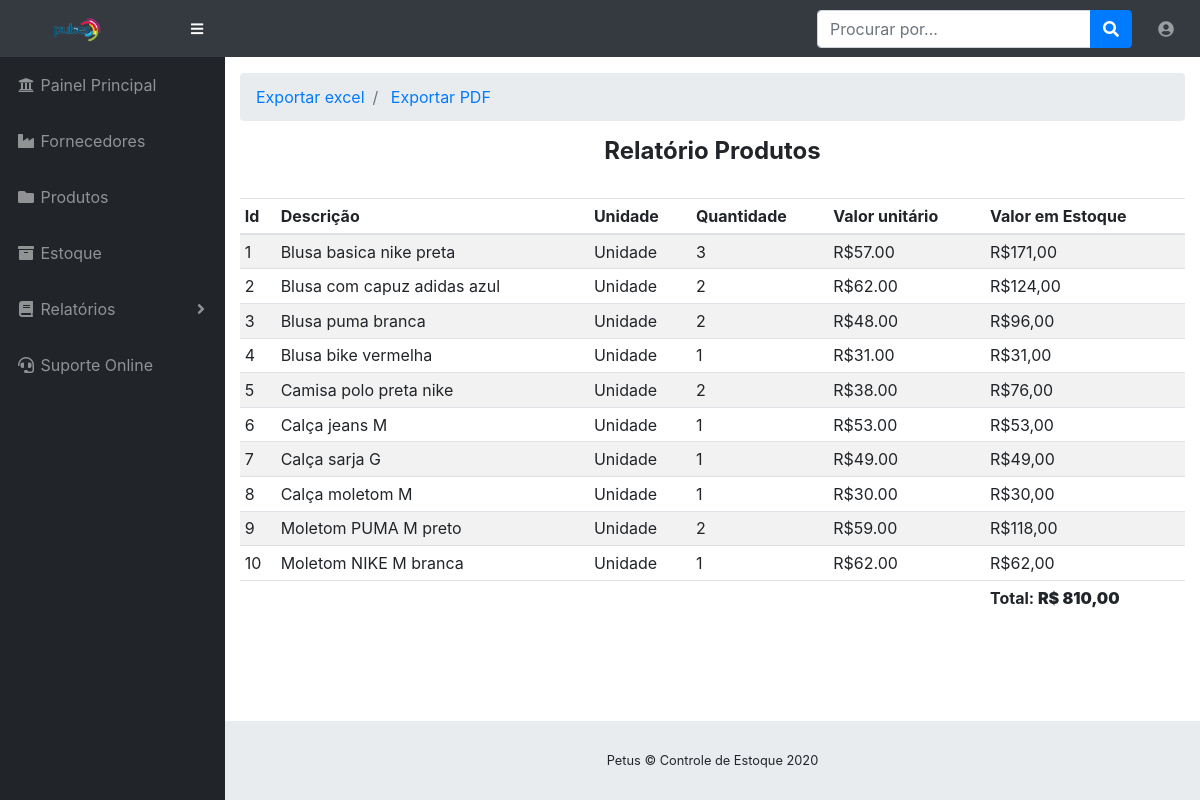
Screenshot of /view/relatorio_produtos.php (signed in) with the database file from the repository.
### tables this page shows
CREATE TABLE `produto` (
  `codigo` int(11) NOT NULL,
  `descricao` varchar(100) DEFAULT NULL,
  `quantidade` decimal(10,0) DEFAULT NULL,
  `unidade` varchar(60) DEFAULT NULL,
  `tipo` varchar(60) DEFAULT NULL,
  `fornecedor` varchar(100) NOT NULL,
  `data_cadastro` datetime DEFAULT current_timestamp(),
  `data_alteracao` datetime DEFAULT NULL,
  `responsavel` varchar(60) DEFAULT NULL,
  `valor_unidade` decimal(10,2) DEFAULT NULL
);

### view/relatorio_produtos.php (the view, shortened to what this page needs)
<?php
require "../dao/conexao.php";
$sql_produtos = "SELECT * FROM produto ORDER BY codigo";
$result_produtos = mysqli_query($conexao, $sql_produtos);
$row_produtos = mysqli_num_rows($result_produtos);
$sql_total_prod = "SELECT SUM(valor_unidade*quantidade) as total FROM produto";
$result_total_prod = mysqli_query($conexao, $sql_total_prod);
?>
<!DOCTYPE html>
<html lang="en">
<head>
  <link href="../vendor/fontawesome-free/css/all.min.css" rel="stylesheet" type="text/css">
  <link href="../vendor/datatables/dataTables.bootstrap4.css" rel="stylesheet">
  <link href="../css/sb-admin.css" rel="stylesheet">
</head>
<body id="page-top">
  <?php
  include_once "nav.php";
  ?>
  <div id="wrapper">
    <?php
    include_once "menu.php";
    ?>
    <div id="content-wrapper">
      <div class="container-fluid">
        <ol class="breadcrumb">
          <li class="breadcrumb-item">
            <a href="planilha_produtos.php">Exportar excel</a>
          </li>
          <li class="breadcrumb-item">
            <a href="gerar_pdf_produtos.php">Exportar PDF</a>
          </li>
        </ol>
        <h4 style="text-align:center"><strong> Relatório Produtos</strong></h4><br>
        <?php
        if ($row_produtos == "0") { ?>
          <div class="alert alert-warning" role="alert">
            Nenhum produto cadastrado <i class="fas fa-fw fa-exclamation-triangle"></i>
          </div>
        <?php
        } else { ?>
          <div class="table-responsive">
            <table class="table table-striped table-sm">
              <thead>
                <tr>
                  <th>Id</th>
                  <th>Descrição</th>
                  <th>Unidade</th>
                  <th>Quantidade</th>
                  <th>Valor unitário</th>
                  <th>Valor em Estoque</th>
                </tr>
              </thead>
              <tbody>
                <?php while ($dados_produtos = mysqli_fetch_array($result_produtos)) {
                    $valor_produtos = ($dados_produtos['quantidade'] * $dados_produtos['valor_unidade']);
                    $valor_produtos_formatado = number_format($valor_produtos, 2, ',', '.');
                    echo "<tr>";
                    echo "<td> " . $dados_produtos['codigo'] . "</td>";
                    echo "<td> " . $dados_produtos['descricao'] . "</td>";
                    echo "<td> " . $dados_produtos['unidade'] . "</td>";
                    echo "<td> " . $dados_produtos['quantidade'] . "</td>";
                    echo "<td> " . "R$" . $dados_produtos['valor_unidade'] . "</td>";
                    echo "<td> " . "R$" . $valor_produtos_formatado . "</td>";
                    echo "</tr>";
                  }
                  ?>
              </tbody>
              <tfoot>
                <tr>
                  <th></th>
                  <th></th>
                  <th></th>
                  <th></th>
                  <th> </th>
                  <th>Total:
                    <?php while ($dados_total_prod = mysqli_fetch_array($result_total_prod)) {
                        ?> <strong>R$ <?php
                                              $valor_total_formatado = number_format($dados_total_prod['total'], 2, ',', '.');
                                              echo $valor_total_formatado; ?></strong>
                    <?php
                      }
                      ?></th>
                </tr>
              </tfoot>
            </table>
          </div>
        <?php
        }
        ?>
      </div>
      <footer class="sticky-footer">
        <div class="container my-auto">
          <div class="copyright text-center my-auto">
            <span>Petus © Controle de Estoque 2020</span>
          </div>
        </div>
      </footer>
    </div>
  </div>
</body>
</html>

### rows the page displays
produto: codigo "1", descricao "Blusa basica nike preta", unidade "Unidade", quantidade "3", valor_unidade "57.00", valor_produtos_formatado "171,00"
produto: codigo "2", descricao "Blusa com capuz adidas azul", unidade "Unidade", quantidade "2", valor_unidade "62.00", valor_produtos_formatado "124,00"
produto: codigo "3", descricao "Blusa puma branca", unidade "Unidade", quantidade "2", valor_unidade "48.00", valor_produtos_formatado "96,00"
produto: codigo "4", descricao "Blusa bike vermelha", unidade "Unidade", quantidade "1", valor_unidade "31.00", valor_produtos_formatado "31,00"
produto: codigo "5", descricao "Camisa polo preta nike", unidade "Unidade", quantidade "2", valor_unidade "38.00", valor_produtos_formatado "76,00"
produto: codigo "6", descricao "Calça jeans M", unidade "Unidade", quantidade "1", valor_unidade "53.00", valor_produtos_formatado "53,00"
produto: codigo "7", descricao "Calça sarja G", unidade "Unidade", quantidade "1", valor_unidade "49.00", valor_produtos_formatado "49,00"
produto: codigo "8", descricao "Calça moletom M", unidade "Unidade", quantidade "1", valor_unidade "30.00", valor_produtos_formatado "30,00"
produto: codigo "9", descricao "Moletom PUMA M preto", unidade "Unidade", quantidade "2", valor_unidade "59.00", valor_produtos_formatado "118,00"
produto: codigo "10", descricao "Moletom NIKE M branca", unidade "Unidade", quantidade "1", valor_unidade "62.00", valor_produtos_formatado "62,00"

### other values shown
$valor_total_formatado "810,00"
